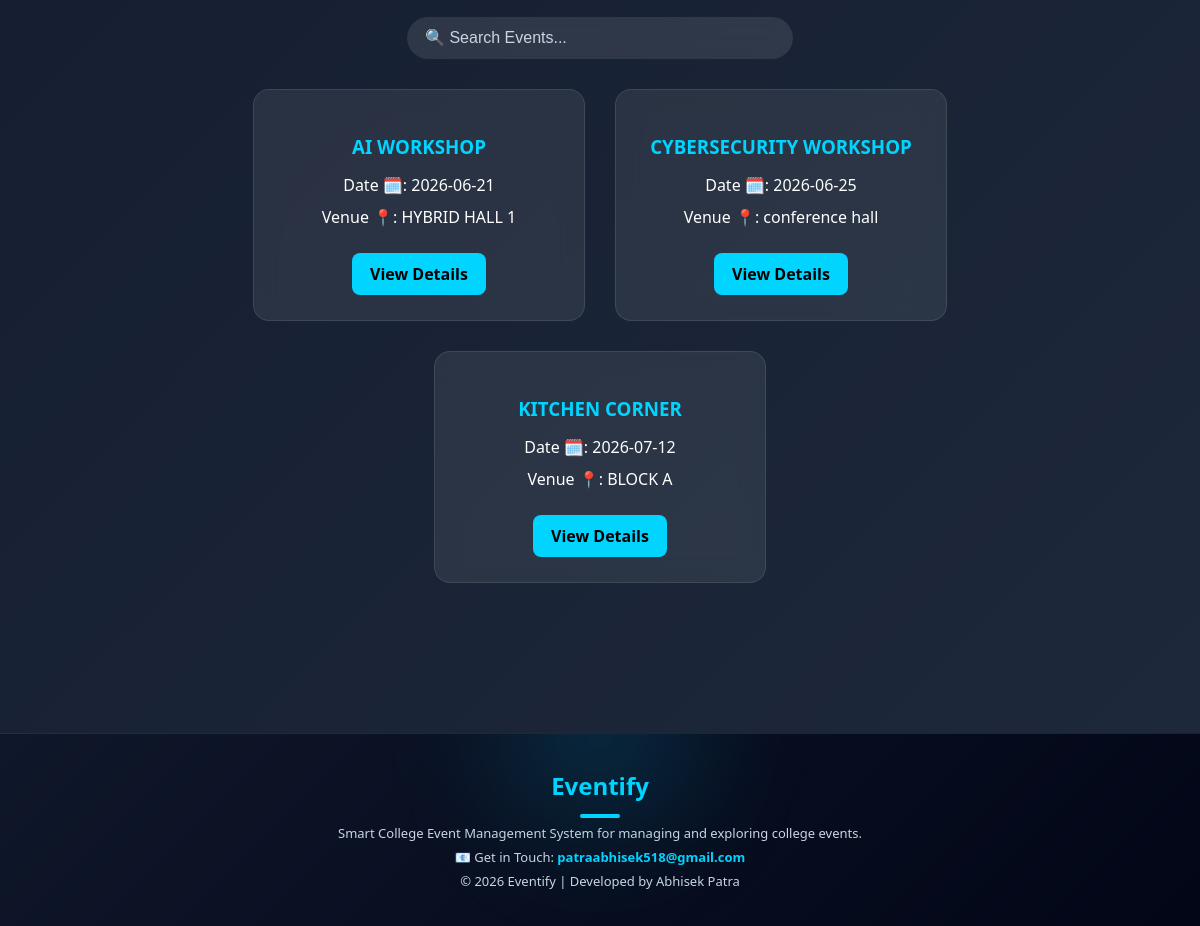
The app's page / (lower part), older data.
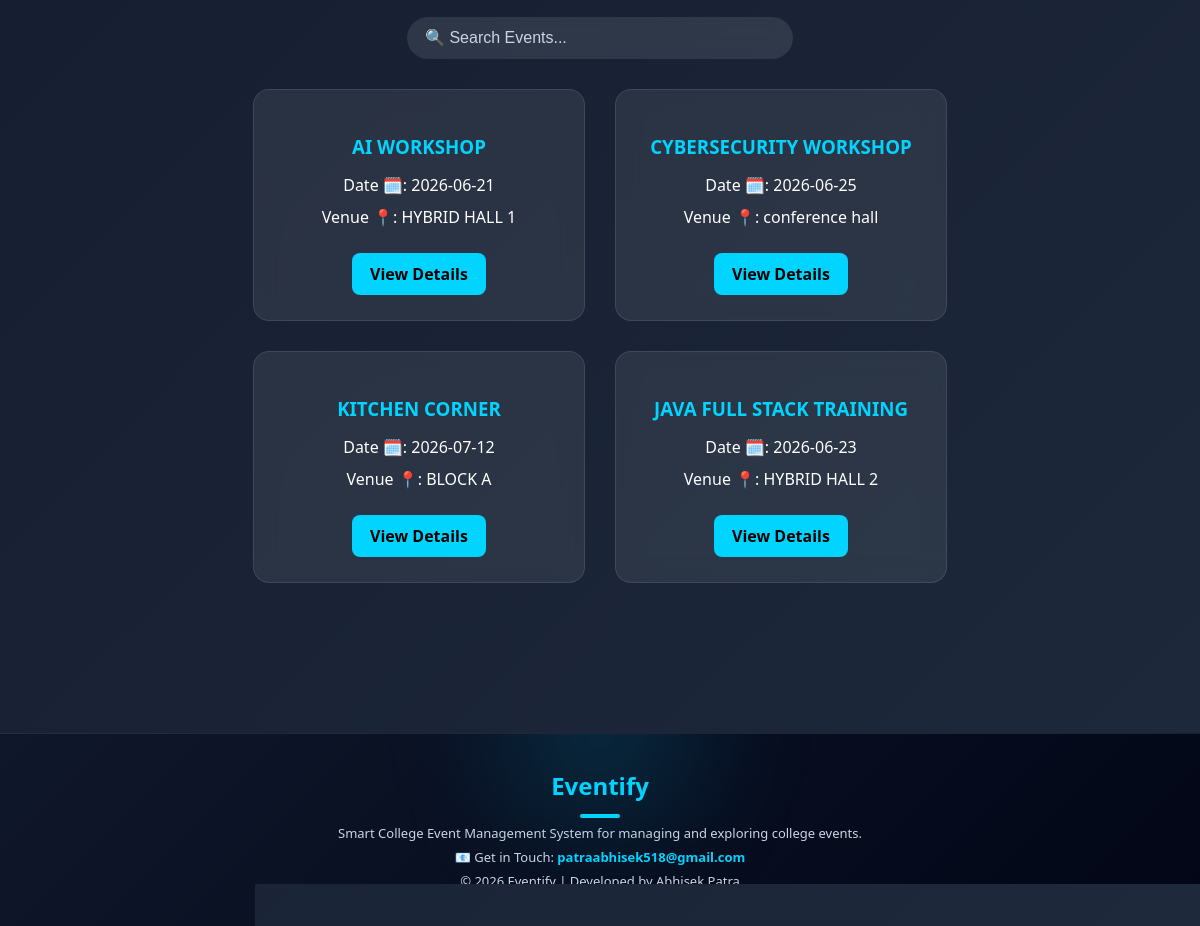
The same page, newer data.
### tables this page shows
CREATE TABLE events (
            id INTEGER PRIMARY KEY AUTOINCREMENT,
            event_name TEXT,
            event_date TEXT,
            event_time TEXT,
            venue TEXT,
            guest_speaker TEXT,
            event_goal TEXT,
            description TEXT
        , capacity INTEGER DEFAULT 50);

### app.py (the view)
@app.route("/")
def home():
    conn = sqlite3.connect("events.db")
    cursor = conn.cursor()
    cursor.execute("SELECT id, event_name, event_date, venue FROM events")
    events = cursor.fetchall()
    conn.close()
    return render_template("index.html", events=events)

### templates/index.html (shortened to what this page needs)
<!DOCTYPE html>
<html lang="en">
<head>
    <link rel="stylesheet" href="{{ url_for('static', filename='css/style.css') }}">
</head>
<body>
    <div class="floating-bg">
    </div>
    <section class="events" id="events">
        <div class="search-box">
            <input type="text" id="eventSearch" placeholder="🔍 Search Events...">
        </div>
        <div class="event-container">
            {% for event in events %}
            <div class="event-card">
                <h3>{{ event[1] }}</h3>
                <p>Date 🗓️: {{ event[2] }}</p>
                <p>Venue 📍: {{ event[3] }}</p>
                <a href="/event/{{ event[0] }}" class="btn">View Details</a>
            </div>
            {% endfor %}
        </div>
    </section>
    <footer class="cinematic-footer">
        <div class="footer-glow"></div>
        <div class="footer-content">
            <h3>Eventify</h3>
            <p>
                Smart College Event Management System for managing and exploring college events.
            </p>
            <p class="contact">
                📧 Get in Touch:
                <a href="mailto:patraabhisek518@gmail.com">
                    patraabhisek518@gmail.com
                </a>
            </p>
            <p class="copyright">
                © 2026 Eventify | Developed by Abhisek Patra
            </p>
        </div>
    </footer>
</body>
</html>

Row changes from the older to the newer data that the page shows:
added events: event_name "JAVA FULL STACK TRAINING", event_date "2026-06-23", venue "HYBRID HALL 2"
